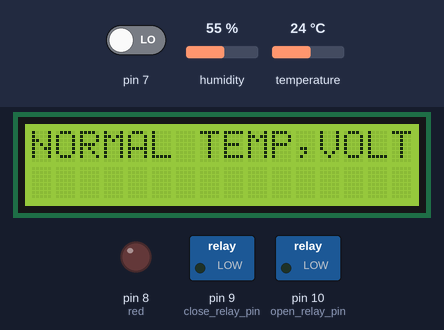
The sketch below on a simulated Arduino Uno, built with avr-gcc and run on an emulated ATmega328P. Parts: 16×2 character LCD, switched loads named in the sketch (green lamp = pin HIGH), output pins drawn as LEDs (lit = HIGH). The test bench sets the inputs (shaded band); at power-on: temperature 24 °C, pin 7 LOW, humidity 55 %. What the sketch prints to the serial monitor is not drawn.

Above: at 1.7 s.
1.8 s: temperature set to 29 °C
3.8 s: temperature set to 32 °C
At 6.1 s:
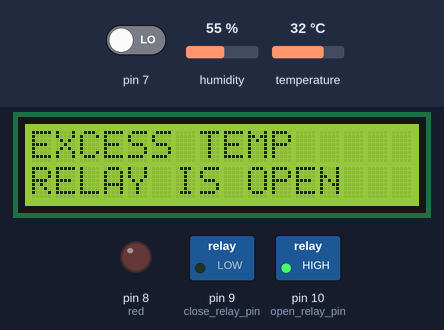
7.1 s: pin 7 driven HIGH
At 7.9 s:
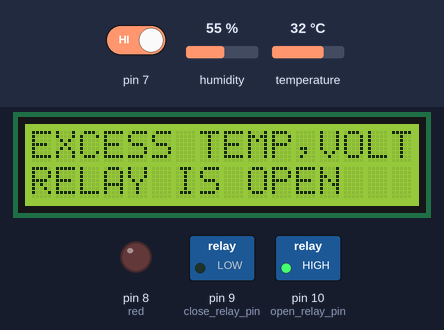
8.6 s: temperature set to 12 °C
At 9.8 s:
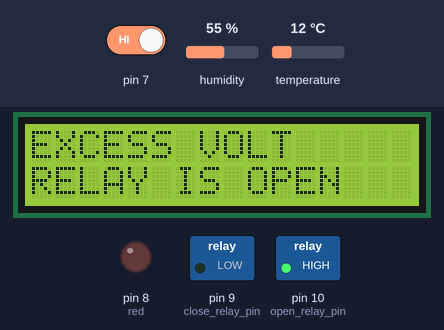
10.1 s: pin 7 driven LOW
At 12.1 s:
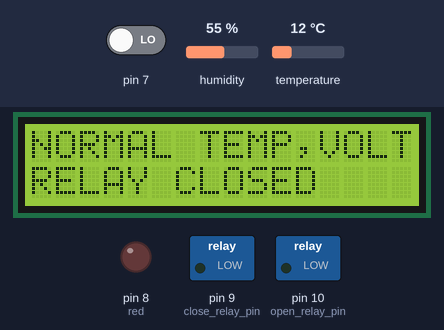
12.6 s: temperature set to 33 °C
At 13.9 s:
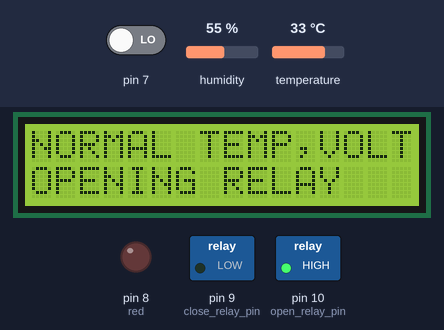
Timing chart, 0 to 15.6 s (numbered marks = the images above; inputs shaded):
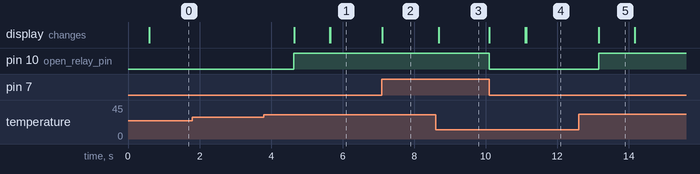

The sketch:

transformer_protection.ino
```cpp
#include <LiquidCrystal.h>
#include <SoftwareSerial.h>
#include <DHT.h>
#define DHTPIN 6          // DHT11 data pin is connected to Arduino pin 6

#define DHTTYPE DHT11       // DHT11 sensor is used
DHT dht(DHTPIN, DHTTYPE);   // Initialize DHT library

char temperature[] = "00";
char humidity[]    = "00";
int normal_temperature_level = 30, temperature_level;
float small_volt, volt;
int normal_voltage_level = 220;

SoftwareSerial mySerial(0 ,1);
int red=8;
int temperature_sensor=6;
int relay=13;
int open_relay_pin = 10;
int close_relay_pin = 9;
void openRelay();
void closeRelay();
void displayText(int row, char text[]);
int checkTemperatureLevel();
void serialText(char text[]);
char text[20], previoustext[20];
int voltage_value = A0;

int open_and_close_time = 1000, system_turn_on_delay = 500;
int relay_status = 0;
int message_status;
const int rs = 12, en = 11, d4 = 5, d5 = 4, d6 = 3, d7 = 2;
LiquidCrystal lcd(rs, en, d4, d5, d6, d7);

void setup() {
  pinMode(relay,OUTPUT);
  pinMode(red,OUTPUT);
  pinMode(relay,INPUT);
  pinMode(open_relay_pin, OUTPUT);
  pinMode(close_relay_pin, OUTPUT);
  pinMode(voltage_value, INPUT);
  Serial.begin(9600);
  lcd.begin(16, 2);
  strcpy(text, "SYSTEM ACTIVE    ");
  displayText(0, text);
  delay(system_turn_on_delay);
   lcd.clear();
}

void loop(){
    if(checkTemperatureLevel() > normal_temperature_level){
      if(digitalRead(7)){
        strcpy(text, "EXCESS TEMP,VOLT  ");
        openRelay();
        displayText(0, text);
        serialText(text);
      }
      else if(!digitalRead(7)){
        strcpy(text, "EXCESS TEMP       ");
        openRelay();
        displayText(0, text);
        serialText(text);
      }
    }
    else if(checkTemperatureLevel()<= normal_temperature_level){
      if(digitalRead(7)){
        strcpy(text, "EXCESS VOLT      ");
        openRelay();
        displayText(0, text);
        serialText(text);
      }
      else if(!digitalRead(7)){
        strcpy(text, "NORMAL TEMP,VOLT   ");
        closeRelay();
        displayText(0, text);
        serialText(text);
      }
    }
}

void openRelay(){
  if(relay_status == 0){
  digitalWrite(open_relay_pin, HIGH);
  strcpy(text, "OPENING RELAY  ");
  displayText(1, text);
  delay(open_and_close_time);
  strcpy(text, "RELAY IS OPEN   ");
  displayText(1, text);
  relay_status = 1;
  message_status = 0;
  }
}

void closeRelay(){
  if(relay_status == 1){
  digitalWrite(open_relay_pin, LOW);
  strcpy(text, "CLOSING RELAY   ");
  displayText(1, text);
  serialText(text);
  delay(open_and_close_time);
  strcpy(text, "RELAY CLOSED    ");
  displayText(1, text);
  serialText(text);
  relay_status = 0;
  message_status = 1;

  }
}


void displayText(int row, char text[]){
    lcd.setCursor(0, row);
    lcd.print(text);
    serialText(text);
    return;
}

void serialText(char text[]){
  int change = strcmp(previoustext, text);
  if(change){
    Serial.println(text);
    strcpy(previoustext, text);
  }
}

  int checkTemperatureLevel(){
    int temperature_int_1;
    byte RH = dht.readHumidity();
    byte Temp = dht.readTemperature();
    temperature[0] = Temp/ 10 + 48;
    temperature[1] = Temp % 10 + 48;
    humidity[0] = RH/ 10 + 48;
    humidity[1] = RH % 10 + 48;
    lcd.setCursor(0, 0);
    temperature_int_1 = atoi(temperature);
    temperature_level = temperature_int_1;
    return temperature_level;
}


// void displayInt(int row, int value){
//   lcd.setCursor(0, row);
//   lcd.print(value);
//   return;
// }
// void debug(){
//   displayText(0, "DEBUGGING HERE");
// }
// void debugDel(){
//   displayText(0, "DEBUGGINGDELAY");
//   delay(500);
// }
// void debugVal(int text){
//   lcd.setCursor(0, 0);
//     lcd.print(text);
// }
```

Measured:
- the behaviour switches between 30 and 31 °C on temperature (found by bisection; images 0 and 1)
- after the input at 1.8 s, every drawn part: stays the same
- after the input at 3.8 s, pin 10 (open_relay_pin): LOW → HIGH after 0.84 s; the display: first changes after 0.84 s (image 1 shows a later state)
- after the input at 7.1 s, the display: changes at once (image 2)
- after the input at 8.6 s, the display: changes after 0.09 s (image 3)
- after the input at 10.1 s, pin 10 (open_relay_pin): HIGH → LOW at once; the display: first changes at once (image 4 shows a later state)
- after the input at 12.6 s, pin 10 (open_relay_pin): LOW → HIGH after 0.56 s; the display: changes after 0.56 s (image 5)
- what the display in image 5 shows lasts 1.0 s, from 13.2 s to 14.2 s
